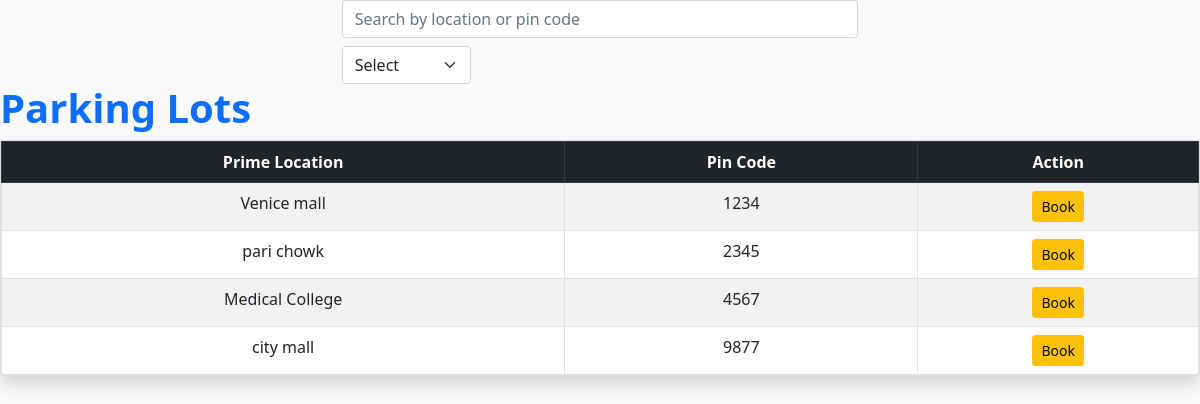
The app's page /book?user_id=1 with its own data.
### models.py (models this page shows)
class Lot(db.Model):
    id = db.Column(db.Integer, primary_key=True)
    prime_location = db.Column(db.String(), unique=True, nullable=False)
    price = db.Column(db.Integer, nullable=False)
    address = db.Column(db.String(), unique=True, nullable=False)
    pin_code = db.Column(db.Integer, nullable=False)
    maximum_spots = db.Column(db.Integer)
    spots = db.relationship('Spot', backref='lot', lazy=True)

### app.py (the view)
@app.route('/book')
def book():
    user_id = request.args.get('user_id', type=int)
    lots = Lot.query.all()
    booker = User.query.get_or_404(user_id)
    return render_template('lot.html', lots=lots, booker=booker)

### templates/lot.html (shortened to what this page needs)
<!DOCTYPE html>
<html lang="en">
<head>
 <link href="https://cdn.jsdelivr.net/npm/bootstrap@5.0.2/dist/css/bootstrap.min.css" rel="stylesheet">
<body class="bg-light">
  <div class="search-container">
  <div class="d-flex justify-content-center gap-2 search-input flex-wrap">
    <form class="d-flex flex-wrap gap-2" action="/search_lot" method="get">
      <input class="form-control" type="search"  placeholder="Search by location or pin code" aria-label="Search"
      name="search" required>
      <div class="col-md-3">
      <select class="form-select" aria-label="Select search key" name="key" required>
        <option value="" disabled selected>Select</option>
      </select>
    </div>
      <input class="btn btn-outline-light"  type="submit" value="Search">
    </form>
  </div>
</div>
    <div class="header-section">
      <h1 class="text-primary fw-bold">Parking Lots</h1>
    </div>
    <div class="card shadow table-container">
      <div class="card-body p-0">
        <table class="table table-bordered table-striped text-center mb-0">
          <thead class="table-dark">
            <tr>
              <th>Prime Location</th>
              <th>Pin Code</th>
              <th>Action</th>
            </tr>
          </thead>
          <tbody>
            {% for lot in lots %}
            <tr>
              <td>{{ lot.prime_location }}</td>
              <td>{{ lot.pin_code }}</td>
              <td>
                <a href="{{ url_for('book_spot', lot_id=lot.id, user_id=booker.id) }}" class="btn btn-warning btn-sm">Book</a>
              </td>
            </tr>
            {% endfor %}
          </tbody>
        </table>
      </div>
    </div>
</body>
</html>

### records on screen
Lot: prime_location "Venice mall", pin_code "1234"
Lot: prime_location "pari chowk", pin_code "2345"
Lot: prime_location "Medical College", pin_code "4567"
Lot: prime_location "city mall", pin_code "9877"
